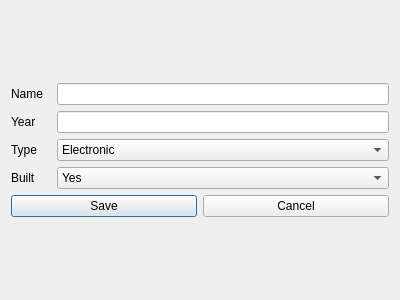
<?xml version="1.0" encoding="UTF-8"?>
<ui version="4.0">
 <class>DialogEditComputer</class>
 <widget class="QDialog" name="DialogEditComputer">
  <property name="geometry">
   <rect>
    <x>0</x>
    <y>0</y>
    <width>400</width>
    <height>300</height>
   </rect>
  </property>
  <property name="windowTitle">
   <string>Dialog</string>
  </property>
  <layout class="QVBoxLayout" name="verticalLayout_2">
   <item>
    <layout class="QVBoxLayout" name="verticalLayout">
     <property name="sizeConstraint">
      <enum>QLayout::SetDefaultConstraint</enum>
     </property>
     <item>
      <layout class="QHBoxLayout" name="horizontalLayout_10">
       <item>
        <widget class="QLabel" name="label_9">
         <property name="minimumSize">
          <size>
           <width>40</width>
           <height>0</height>
          </size>
         </property>
         <property name="text">
          <string>Name</string>
         </property>
        </widget>
       </item>
       <item>
        <widget class="QLineEdit" name="txtNewName"/>
       </item>
      </layout>
     </item>
     <item>
      <layout class="QHBoxLayout" name="horizontalLayout_9">
       <item>
        <widget class="QLabel" name="label_10">
         <property name="minimumSize">
          <size>
           <width>40</width>
           <height>0</height>
          </size>
         </property>
         <property name="maximumSize">
          <size>
           <width>40</width>
           <height>16777215</height>
          </size>
         </property>
         <property name="text">
          <string>Year</string>
         </property>
        </widget>
       </item>
       <item>
        <widget class="QLineEdit" name="txtNewYear"/>
       </item>
      </layout>
     </item>
     <item>
      <layout class="QHBoxLayout" name="horizontalLayout_8">
       <item>
        <widget class="QLabel" name="label_11">
         <property name="minimumSize">
          <size>
           <width>40</width>
           <height>0</height>
          </size>
         </property>
         <property name="maximumSize">
          <size>
           <width>40</width>
           <height>16777215</height>
          </size>
         </property>
         <property name="baseSize">
          <size>
           <width>0</width>
           <height>0</height>
          </size>
         </property>
         <property name="text">
          <string>Type</string>
         </property>
        </widget>
       </item>
       <item>
        <widget class="QComboBox" name="comboBoxNewType">
         <item>
          <property name="text">
           <string>Electronic</string>
          </property>
         </item>
         <item>
          <property name="text">
           <string>Mechanical</string>
          </property>
         </item>
         <item>
          <property name="text">
           <string>Transistor</string>
          </property>
         </item>
        </widget>
       </item>
      </layout>
     </item>
     <item>
      <layout class="QHBoxLayout" name="horizontalLayout_6">
       <item>
        <widget class="QLabel" name="label_12">
         <property name="minimumSize">
          <size>
           <width>40</width>
           <height>0</height>
          </size>
         </property>
         <property name="maximumSize">
          <size>
           <width>40</width>
           <height>16777215</height>
          </size>
         </property>
         <property name="text">
          <string>Built</string>
         </property>
        </widget>
       </item>
       <item>
        <widget class="QComboBox" name="comboBoxNewBuilt">
         <item>
          <property name="text">
           <string>Yes</string>
          </property>
         </item>
         <item>
          <property name="text">
           <string>No</string>
          </property>
         </item>
        </widget>
       </item>
      </layout>
     </item>
     <item>
      <layout class="QHBoxLayout" name="horizontalLayout_7">
       <item>
        <widget class="QPushButton" name="pushButton_save">
         <property name="text">
          <string>Save</string>
         </property>
        </widget>
       </item>
       <item>
        <widget class="QPushButton" name="pushButton_cancel">
         <property name="text">
          <string>Cancel</string>
         </property>
        </widget>
       </item>
      </layout>
     </item>
    </layout>
   </item>
  </layout>
 </widget>
 <resources/>
 <connections/>
</ui>
